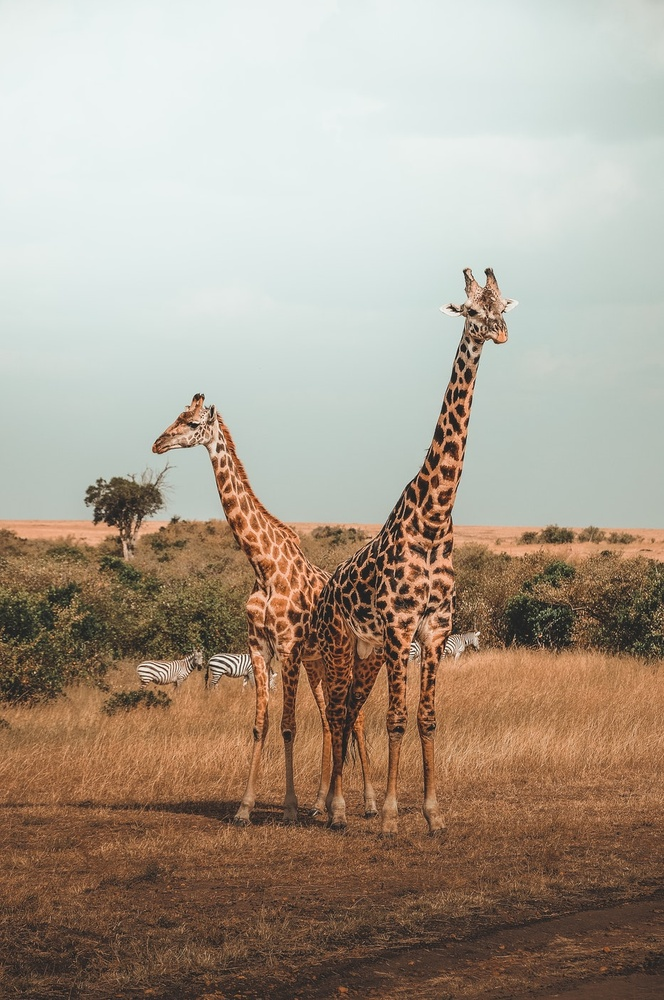
#> input picture imgs/giraffes.jpg, 664 x 1000 px, shrunk from 933 x 1405 before the run
$ jupyter execute 'All Image Processing.ipynb'   (older library calls are emulated)
#> lines starting #> are read from the running program, lines starting #| are printed output that depends on the picture; after the words box and inside, x2 and y2 are one past the last pixel; in counts of white or black regions, pixels touching at a corner belong together
# Image Processing Assessment

[cell 1]
import cv2
import numpy as np
import matplotlib.pyplot as plt

[cell 2]
def display_img(img, cmap=None):
    fig = plt.figure(figsize=(10,8))
    ax = fig.add_subplot(111)
    ax.imshow(img,cmap=cmap)

<b> Open and display the giraffe.jpg </b>

[cell 3]
giraffe_bgr = cv2.imread("../imgs/giraffes.jpg")
#> giraffe_bgr is the input picture: shape (1000, 664, 3); mean B, G, R 141.5, 156.7, 170
giraffe_rgb = cv2.cvtColor(giraffe_bgr, cv2.COLOR_BGR2RGB)

[cell 4]
display_img(giraffe_bgr)

[cell 5]
display_img(giraffe_rgb)

<b>Apply a binary threshold onto the giraffe</b>

[cell 6]
ret,binary_giraffe = cv2.threshold(giraffe_rgb, 127, 255, cv2.THRESH_BINARY)
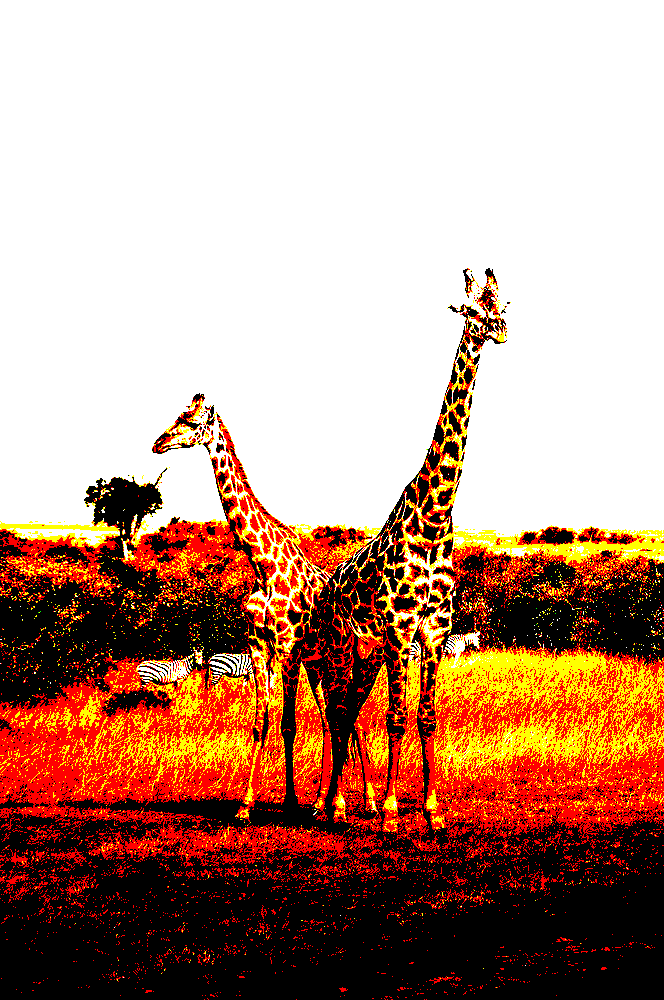
#> binary_giraffe: shape (1000, 664, 3); mean R, G, B 187.3, 150, 131.7

[cell 7]
display_img(binary_giraffe, cmap="gray")

[cell 8]
giraffe_bgr = cv2.imread("../imgs/giraffes.jpg",0)
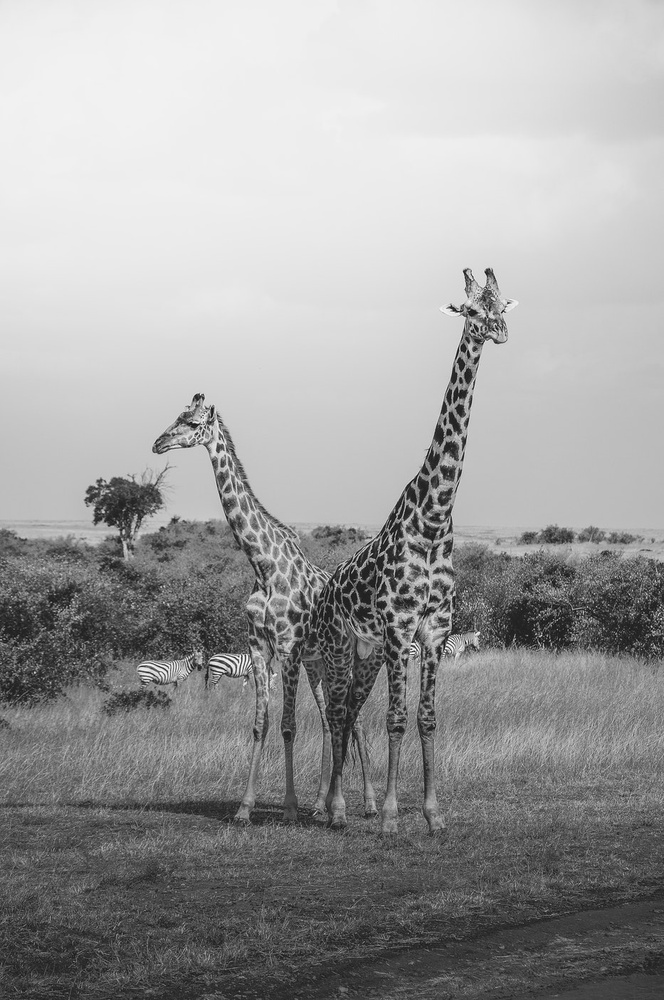
#> giraffe_bgr: shape (1000, 664); min 5, max 255, mean 158.9
ret,binary_giraffe = cv2.threshold(giraffe_bgr, 127, 255, cv2.THRESH_BINARY)
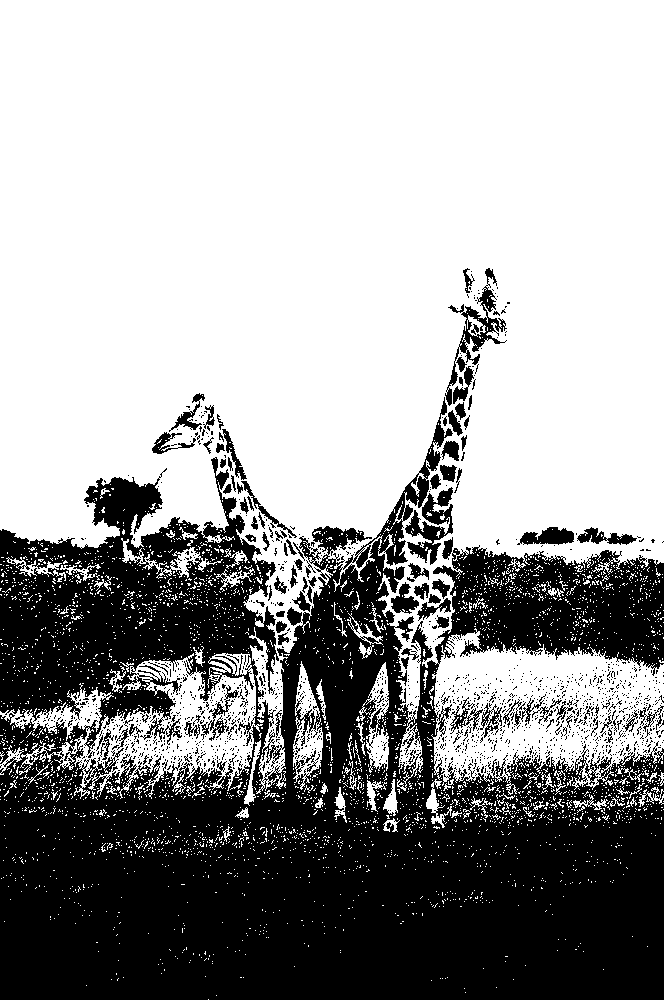
#> binary_giraffe: shape (1000, 664); 62.5% white; 1624 black regions (1515 under 20 px), largest, box (x1, y1, x2, y2) and area: (0, 397, 664, 1000) 231155, (405, 487, 453, 565) 1573, (445, 268, 507, 406) 1519

[cell 9]
display_img(binary_giraffe, cmap="gray")

<b> Open the giraffe.jpg and convert its colorspace to HSV and display the image</b>

[cell 10]
giraffe = cv2.imread("../imgs/giraffes.jpg")

[cell 11]
hsv_giraffe = cv2.cvtColor(giraffe, cv2.COLOR_BGR2HSV)
#> hsv_giraffe: shape (1000, 664, 3); mean H, S, V 45.8, 68.1, 174.8

[cell 12]
display_img(hsv_giraffe)

<b> Create a low pass filter with a 4*4 kernel filled with values of 1/10 and then use a 2-D Convolution to blur the giraffe image (display in normal RGB) </b>

[cell 13]
kernel = np.ones(shape=(4,4), dtype=np.float32) / 10

[cell 14]
kernel

[cell 15]
blured_giraffe = cv2.filter2D(giraffe,-1,kernel)
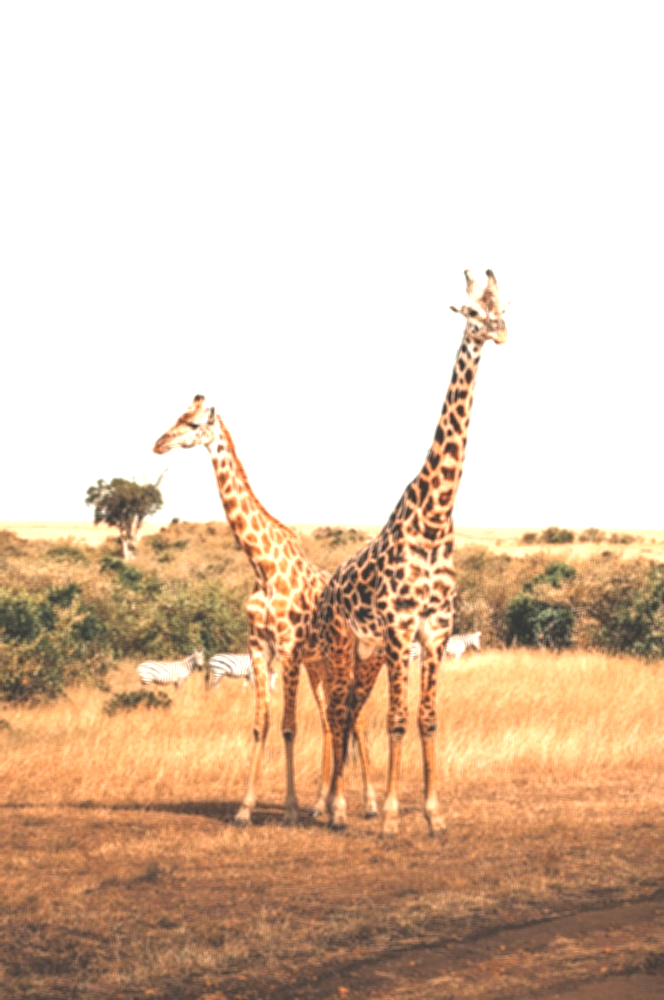
#> blured_giraffe: shape (1000, 664, 3); mean B, G, R 179.2, 200.3, 223.8

[cell 16]
blured_giraffe_rgb = cv2.cvtColor(blured_giraffe, cv2.COLOR_BGR2RGB)

[cell 17]
display_img(blured_giraffe_rgb)

<b>Create a Horizontal Sobel Filter (sobelx) with a kernel size of 5 to the grayscale version of the giraffe image and then display the resulting gradient filtered version of the image</b>

[cell 18]
grayscale_giraffe = cv2.imread("../imgs/giraffes.jpg",0)

[cell 19]
display_img(grayscale_giraffe, cmap="gray")

[cell 20]
sobelx = cv2.Sobel(grayscale_giraffe, cv2.CV_64F, 1, 0, 5)
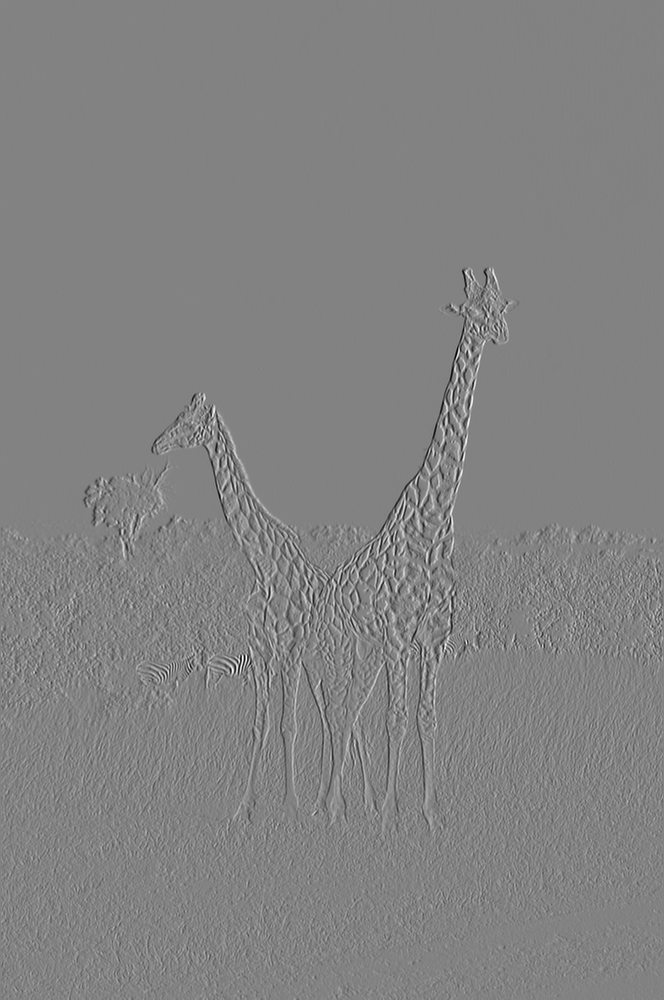
#> sobelx: shape (1000, 664) float64; min -793, max 757, mean -0.1; drawn with min black and max white

[cell 21]
display_img(sobelx, cmap="gray")

<b>Plot the color histograms for the RED,BLUE, and GREEN channel of the giraffe image</b>

[cell 22]
img = cv2.imread("../imgs/giraffes.jpg")

[cell 23]
channels = ["blue","green","red"]

for index,ch in enumerate(channels):
    histr = cv2.calcHist([img],[index],None,[256],[0,256])
    plt.plot(histr, color=ch, label=ch + " channel")
plt.title("MY HISTOGRAM")
plt.legend()
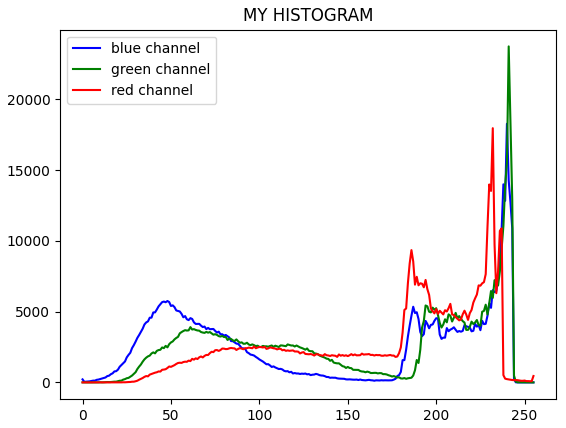
#> figure drawn by matplotlib, 1 panel; curve peaks at x = 240, y = 18275; curve peaks at x = 241, y = 23741; curve peaks at x = 232, y = 17962

$ run again, with imgs/Nadia_Murad.jpg copied over imgs/giraffes.jpg
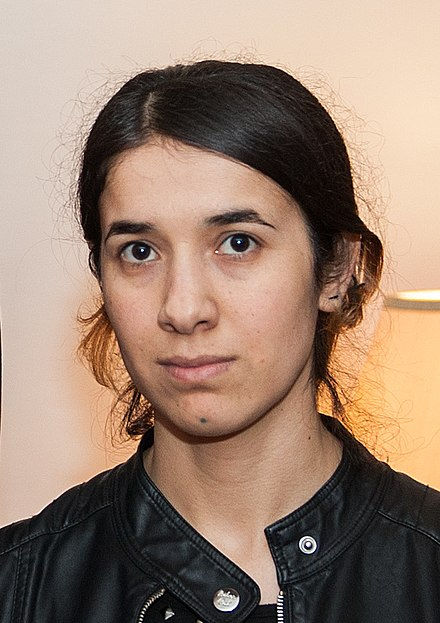
#> input picture imgs/Nadia_Murad.jpg, 440 x 623 px
#> giraffe_bgr is the input picture: shape (623, 440, 3); mean B, G, R 112.7, 129.2, 153.8
#> giraffe_bgr: shape (623, 440)
#> `ret,binary_giraffe = cv2.threshold(giraffe_bgr, 127, 255, cv2.THRESH_B..`:
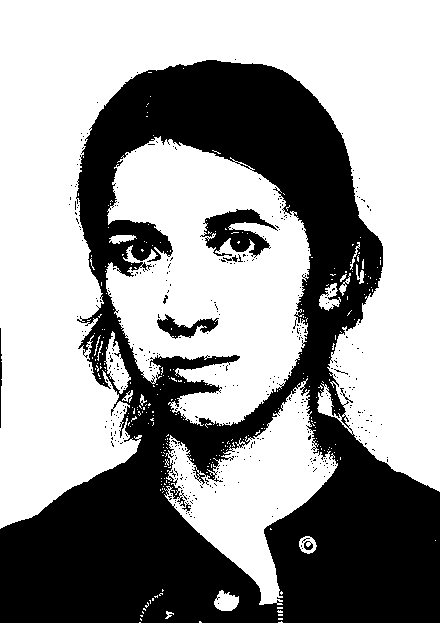
#> binary_giraffe: shape (623, 440); 60.3% white; 403 black regions (394 under 20 px), largest, box (x1, y1, x2, y2) and area: (0, 60, 440, 623) 105257, (200, 209, 278, 258) 1831, (157, 314, 219, 339) 662
#> hsv_giraffe: shape (623, 440, 3); mean H, S, V 29, 73.3, 154.7
#> `[cell 23] channels = ["blue","green","red"]  for index,ch in enumerate..`:
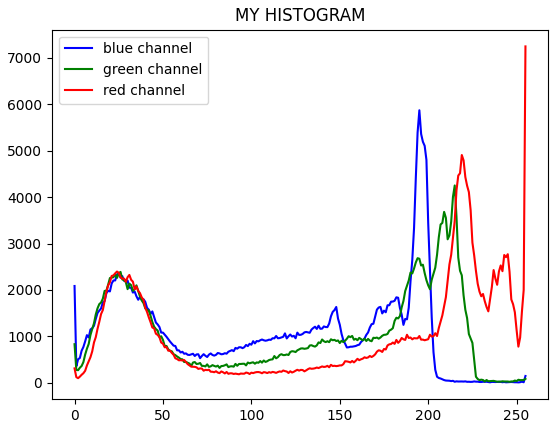
#> figure drawn by matplotlib, 1 panel; curve peaks at x = 195, y = 5871; curve peaks at x = 215, y = 4251; curve peaks at x = 255, y = 7247

$ run again, with imgs/bricks.jpg copied over imgs/giraffes.jpg
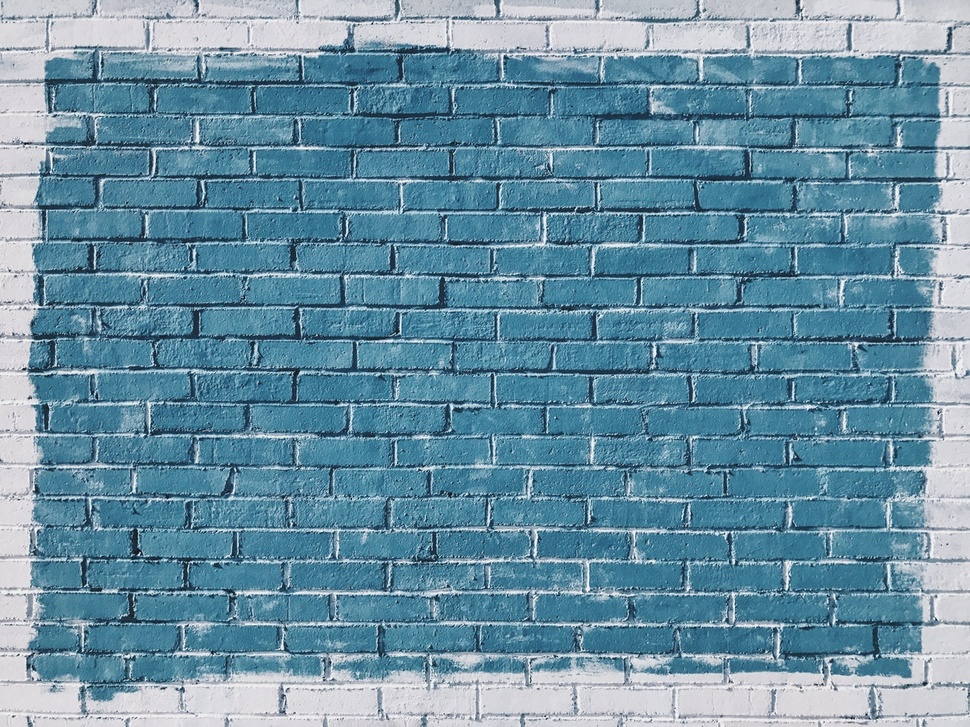
#> input picture imgs/bricks.jpg, 970 x 727 px, shrunk from 1267 x 950 before the run
#> giraffe_bgr is the input picture: shape (727, 970, 3); mean B, G, R 163.5, 144, 104.9
#> giraffe_bgr: shape (727, 970)
#> `ret,binary_giraffe = cv2.threshold(giraffe_bgr, 127, 255, cv2.THRESH_B..`:
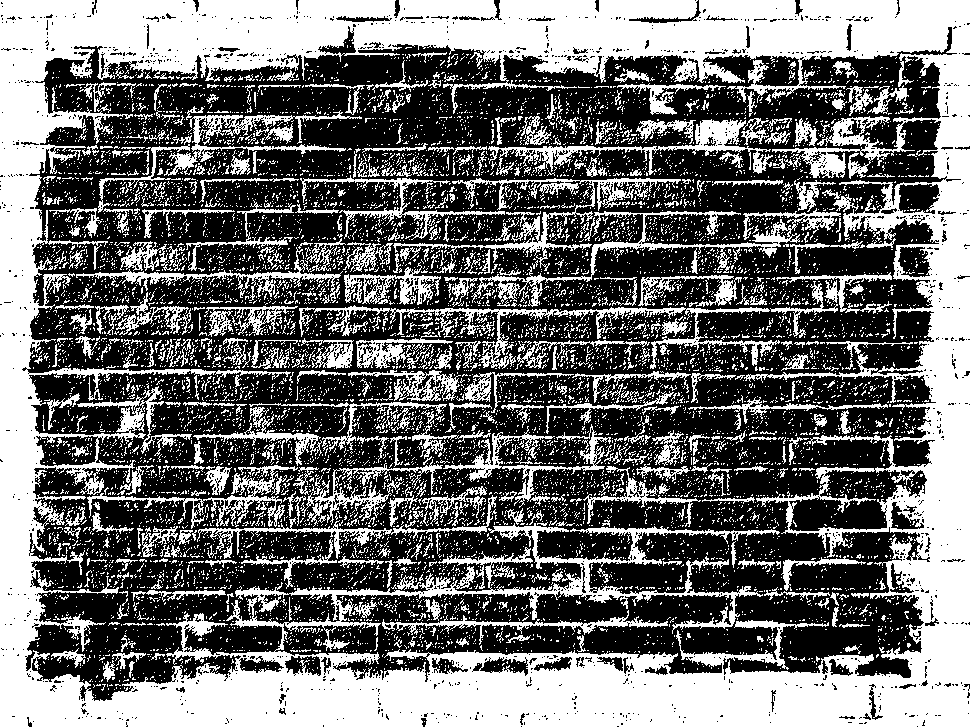
#> binary_giraffe: shape (727, 970); 42.9% white; 10161 white regions (9658 under 20 px), largest, box (x1, y1, x2, y2) and area: (0, 0, 970, 727) 191613, (299, 305, 780, 369) 4199, (471, 208, 841, 307) 3904
#> hsv_giraffe: shape (727, 970, 3); mean H, S, V 103.8, 103.1, 163.5
#> `[cell 23] channels = ["blue","green","red"]  for index,ch in enumerate..`:
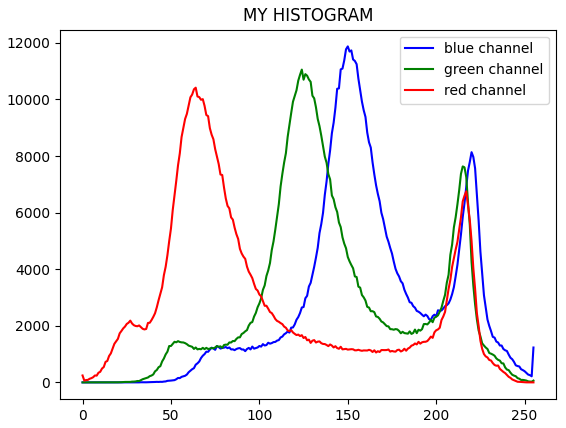
#> figure drawn by matplotlib, 1 panel; curve peaks at x = 150, y = 11876; curve peaks at x = 124, y = 11056; curve peaks at x = 64, y = 10417
